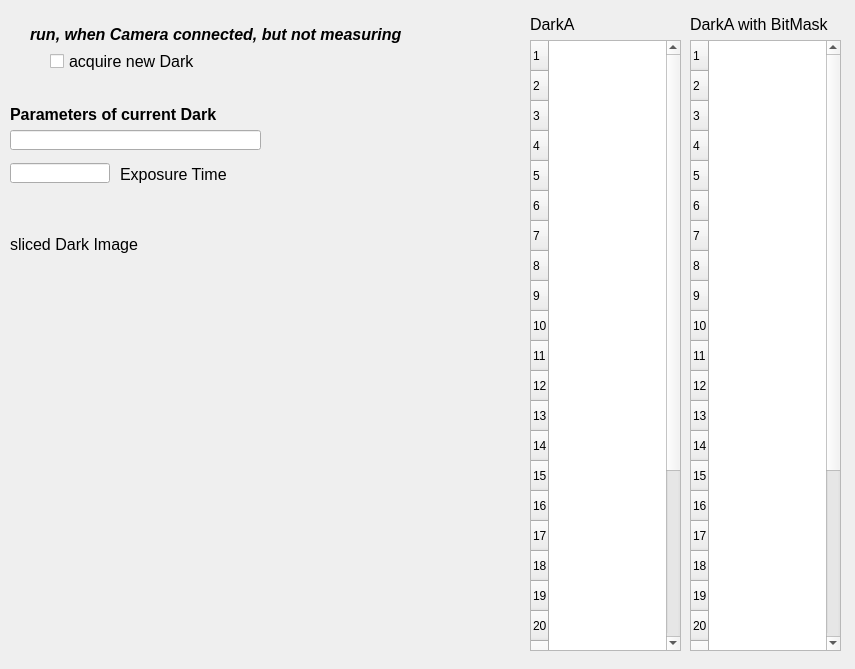
<?xml version="1.0" encoding="UTF-8"?>
<ui version="4.0">
 <class>Dialog</class>
 <widget class="QDialog" name="Dialog">
  <property name="geometry">
   <rect>
    <x>0</x>
    <y>0</y>
    <width>855</width>
    <height>669</height>
   </rect>
  </property>
  <property name="windowTitle">
   <string>Dialog</string>
  </property>
  <widget class="caToggleButton" name="catogglebutton_8">
   <property name="geometry">
    <rect>
     <x>50</x>
     <y>50</y>
     <width>161</width>
     <height>22</height>
    </rect>
   </property>
   <property name="font">
    <font>
     <pointsize>12</pointsize>
    </font>
   </property>
   <property name="text">
    <string>acquire new Dark</string>
   </property>
   <property name="channel" stdset="0">
    <string notr="true">$(XX):CAM-acqDark</string>
   </property>
   <property name="fontScaleMode" stdset="0">
    <enum>caToggleButton::None</enum>
   </property>
  </widget>
  <widget class="caLabel" name="calabel_2">
   <property name="geometry">
    <rect>
     <x>120</x>
     <y>160</y>
     <width>191</width>
     <height>28</height>
    </rect>
   </property>
   <property name="font">
    <font>
     <pointsize>12</pointsize>
    </font>
   </property>
   <property name="text">
    <string>Exposure Time</string>
   </property>
   <property name="alignment">
    <set>Qt::AlignLeading|Qt::AlignLeft|Qt::AlignVCenter</set>
   </property>
   <property name="fontScaleMode">
    <enum>ESimpleLabel::None</enum>
   </property>
  </widget>
  <widget class="caTable" name="catable">
   <property name="enabled">
    <bool>true</bool>
   </property>
   <property name="geometry">
    <rect>
     <x>530</x>
     <y>40</y>
     <width>151</width>
     <height>611</height>
    </rect>
   </property>
   <property name="rowCount">
    <number>28</number>
   </property>
   <property name="columnCount">
    <number>0</number>
   </property>
   <property name="channels" stdset="0">
    <string>$(XX):DarkA1;$(XX):DarkA2;$(XX):DarkA3;$(XX):DarkA4;$(XX):DarkA5;$(XX):DarkA6;$(XX):DarkA7;$(XX):DarkA8;$(XX):DarkA9;$(XX):DarkA10;$(XX):DarkA11;$(XX):DarkA12;$(XX):DarkA13;$(XX):DarkA14;$(XX):DarkA15;$(XX):DarkA16;$(XX):DarkA17;$(XX):DarkA18;$(XX):DarkA19;$(XX):DarkA20;$(XX):DarkA21;$(XX):DarkA22;$(XX):DarkA23;$(XX):DarkA24;$(XX):DarkA25;$(XX):DarkA26;$(XX):DarkA27;$(XX):DarkA28</string>
   </property>
   <property name="columnSizes">
    <string notr="true">0</string>
   </property>
   <attribute name="horizontalHeaderCascadingSectionResizes">
    <bool>true</bool>
   </attribute>
   <attribute name="horizontalHeaderDefaultSectionSize">
    <number>100</number>
   </attribute>
   <attribute name="horizontalHeaderStretchLastSection">
    <bool>true</bool>
   </attribute>
   <attribute name="verticalHeaderVisible">
    <bool>true</bool>
   </attribute>
   <row/>
   <row/>
   <row/>
   <row/>
   <row/>
   <row/>
   <row/>
   <row/>
   <row/>
   <row/>
   <row/>
   <row/>
   <row/>
   <row/>
   <row/>
   <row/>
   <row/>
   <row/>
   <row/>
   <row/>
   <row/>
   <row/>
   <row/>
   <row/>
   <row/>
   <row/>
   <row/>
   <row/>
  </widget>
  <widget class="caLineEdit" name="calineedit_4">
   <property name="geometry">
    <rect>
     <x>10</x>
     <y>163</y>
     <width>100</width>
     <height>20</height>
    </rect>
   </property>
   <property name="readOnly">
    <bool>true</bool>
   </property>
   <property name="channel" stdset="0">
    <string notr="true">$(XX):Dark-EXPT</string>
   </property>
   <property name="unitsEnabled">
    <bool>true</bool>
   </property>
  </widget>
  <widget class="caCamera" name="cacamera">
   <property name="geometry">
    <rect>
     <x>10</x>
     <y>270</y>
     <width>531</width>
     <height>301</height>
    </rect>
   </property>
   <property name="channelData" stdset="0">
    <string notr="true">$(XX):DarkI</string>
   </property>
   <property name="channelWidth" stdset="0">
    <string notr="true">$(XX):CAM-IMAGEx</string>
   </property>
   <property name="channelHeight" stdset="0">
    <string notr="true">$(XX):CAM-IMAGEy</string>
   </property>
   <property name="minLevel">
    <string notr="true">0</string>
   </property>
  </widget>
  <widget class="caLineEdit" name="calineedit_5">
   <property name="geometry">
    <rect>
     <x>10</x>
     <y>130</y>
     <width>251</width>
     <height>20</height>
    </rect>
   </property>
   <property name="readOnly">
    <bool>true</bool>
   </property>
   <property name="channel" stdset="0">
    <string notr="true">$(XX):Dark-Time</string>
   </property>
  </widget>
  <widget class="caLabel" name="calabel_3">
   <property name="geometry">
    <rect>
     <x>10</x>
     <y>100</y>
     <width>251</width>
     <height>28</height>
    </rect>
   </property>
   <property name="font">
    <font>
     <pointsize>12</pointsize>
     <weight>75</weight>
     <bold>true</bold>
    </font>
   </property>
   <property name="text">
    <string>Parameters of current Dark</string>
   </property>
   <property name="alignment">
    <set>Qt::AlignLeading|Qt::AlignLeft|Qt::AlignVCenter</set>
   </property>
   <property name="fontScaleMode">
    <enum>ESimpleLabel::None</enum>
   </property>
  </widget>
  <widget class="caLabel" name="calabel_4">
   <property name="geometry">
    <rect>
     <x>10</x>
     <y>230</y>
     <width>251</width>
     <height>28</height>
    </rect>
   </property>
   <property name="font">
    <font>
     <pointsize>12</pointsize>
     <weight>50</weight>
     <bold>false</bold>
    </font>
   </property>
   <property name="text">
    <string>sliced Dark Image </string>
   </property>
   <property name="alignment">
    <set>Qt::AlignLeading|Qt::AlignLeft|Qt::AlignVCenter</set>
   </property>
   <property name="fontScaleMode">
    <enum>ESimpleLabel::None</enum>
   </property>
  </widget>
  <widget class="caLabel" name="calabel_12">
   <property name="geometry">
    <rect>
     <x>30</x>
     <y>20</y>
     <width>491</width>
     <height>28</height>
    </rect>
   </property>
   <property name="font">
    <font>
     <pointsize>12</pointsize>
     <weight>75</weight>
     <italic>true</italic>
     <bold>true</bold>
    </font>
   </property>
   <property name="text">
    <string>run, when Camera connected, but not measuring</string>
   </property>
   <property name="alignment">
    <set>Qt::AlignLeading|Qt::AlignLeft|Qt::AlignVCenter</set>
   </property>
   <property name="fontScaleMode">
    <enum>ESimpleLabel::None</enum>
   </property>
  </widget>
  <widget class="caTable" name="catable_2">
   <property name="enabled">
    <bool>true</bool>
   </property>
   <property name="geometry">
    <rect>
     <x>690</x>
     <y>40</y>
     <width>151</width>
     <height>611</height>
    </rect>
   </property>
   <property name="rowCount">
    <number>28</number>
   </property>
   <property name="columnCount">
    <number>0</number>
   </property>
   <property name="channels" stdset="0">
    <string>$(XX):DarkA_BM1;$(XX):DarkA_BM2;$(XX):DarkA_BM3;$(XX):DarkA_BM4;$(XX):DarkA_BM5;$(XX):DarkA_BM6;$(XX):DarkA_BM7;$(XX):DarkA_BM8;$(XX):DarkA_BM9;$(XX):DarkA_BM10;$(XX):DarkA_BM11;$(XX):DarkA_BM12;$(XX):DarkA_BM13;$(XX):DarkA_BM14;$(XX):DarkA_BM15;$(XX):DarkA_BM16;$(XX):DarkA_BM17;$(XX):DarkA_BM18;$(XX):DarkA_BM19;$(XX):DarkA_BM20;$(XX):DarkA_BM21;$(XX):DarkA_BM22;$(XX):DarkA_BM23;$(XX):DarkA_BM24;$(XX):DarkA_BM25;$(XX):DarkA_BM26;$(XX):DarkA_BM27;$(XX):DarkA_BM28</string>
   </property>
   <property name="columnSizes">
    <string notr="true">0</string>
   </property>
   <attribute name="horizontalHeaderCascadingSectionResizes">
    <bool>true</bool>
   </attribute>
   <attribute name="horizontalHeaderDefaultSectionSize">
    <number>100</number>
   </attribute>
   <attribute name="horizontalHeaderStretchLastSection">
    <bool>true</bool>
   </attribute>
   <attribute name="verticalHeaderVisible">
    <bool>true</bool>
   </attribute>
   <row/>
   <row/>
   <row/>
   <row/>
   <row/>
   <row/>
   <row/>
   <row/>
   <row/>
   <row/>
   <row/>
   <row/>
   <row/>
   <row/>
   <row/>
   <row/>
   <row/>
   <row/>
   <row/>
   <row/>
   <row/>
   <row/>
   <row/>
   <row/>
   <row/>
   <row/>
   <row/>
   <row/>
  </widget>
  <widget class="caLabel" name="calabel_5">
   <property name="geometry">
    <rect>
     <x>530</x>
     <y>10</y>
     <width>101</width>
     <height>28</height>
    </rect>
   </property>
   <property name="font">
    <font>
     <pointsize>12</pointsize>
    </font>
   </property>
   <property name="text">
    <string>DarkA</string>
   </property>
   <property name="alignment">
    <set>Qt::AlignLeading|Qt::AlignLeft|Qt::AlignVCenter</set>
   </property>
   <property name="fontScaleMode">
    <enum>ESimpleLabel::None</enum>
   </property>
  </widget>
  <widget class="caLabel" name="calabel_6">
   <property name="geometry">
    <rect>
     <x>690</x>
     <y>10</y>
     <width>171</width>
     <height>28</height>
    </rect>
   </property>
   <property name="font">
    <font>
     <pointsize>12</pointsize>
    </font>
   </property>
   <property name="text">
    <string>DarkA with BitMask</string>
   </property>
   <property name="alignment">
    <set>Qt::AlignLeading|Qt::AlignLeft|Qt::AlignVCenter</set>
   </property>
   <property name="fontScaleMode">
    <enum>ESimpleLabel::None</enum>
   </property>
  </widget>
  <widget class="caLed" name="caled_3">
   <property name="geometry">
    <rect>
     <x>20</x>
     <y>45</y>
     <width>30</width>
     <height>30</height>
    </rect>
   </property>
   <property name="channel" stdset="0">
    <string notr="true">$(XX):CAM-acqDark</string>
   </property>
  </widget>
 </widget>
 <customwidgets>
  <customwidget>
   <class>caToggleButton</class>
   <extends>QCheckBox</extends>
   <header>caToggleButton</header>
  </customwidget>
  <customwidget>
   <class>caLabel</class>
   <extends>QLabel</extends>
   <header>caLabel</header>
  </customwidget>
  <customwidget>
   <class>caLed</class>
   <extends>QWidget</extends>
   <header>caLed</header>
  </customwidget>
  <customwidget>
   <class>caLineEdit</class>
   <extends>QLineEdit</extends>
   <header>caLineEdit</header>
  </customwidget>
  <customwidget>
   <class>caTable</class>
   <extends>QTableWidget</extends>
   <header>caTable</header>
  </customwidget>
  <customwidget>
   <class>caCamera</class>
   <extends>QWidget</extends>
   <header>caCamera</header>
  </customwidget>
 </customwidgets>
 <resources/>
 <connections/>
</ui>
